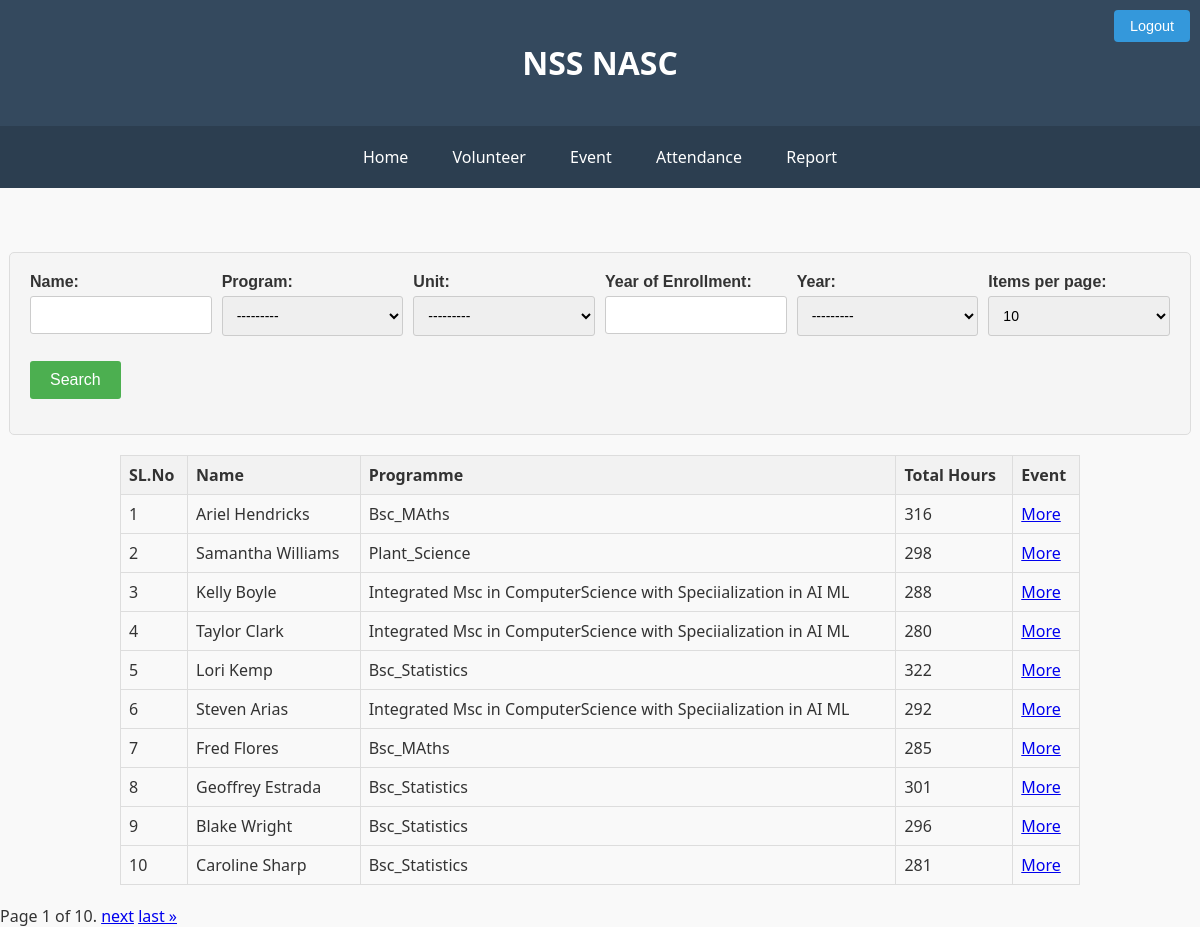
Page /att2 (signed in) on the committed database.
### nss/models.py (models this page shows, shortened)
class volunteer(models.Model):
    volunteer_id=models.AutoField(primary_key=True)
    name=models.CharField(max_length=25)
    status=models.CharField(default='active',max_length=20)
    guard_name=models.CharField(max_length=25)
    guard_mob_no=models.IntegerField()
    sex_choices=[
        ('male','Male'),('female','Female')
    ]
    sex=models.CharField(max_length=15,choices=sex_choices)
    dob=models.DateField()
    year_choices=[
        ('1','1'),('2','2'),('3','3')
    ]
    year=models.IntegerField(choices=year_choices)
    community_choices=[
        ('st','ST'),('sc','SC'),('general','General'),('obc','OBC')
    ]
    community=models.CharField(max_length=15,choices=community_choices)
    address=models.TextField()
    blood_group_choices=[
        ('a+','A+'),('a-','A-'),('b+','B+'),('b-','B-'),('o+','O+'),('o-','O-'),('ab+','AB+'),('ab-','AB-')
    ]
    blood_group=models.CharField(max_length=15,choices=blood_group_choices)
    height=models.IntegerField()
    unit_choices=[
        ('1','1'),('2','2'),('3','3')
    ]
    unit=models.IntegerField(choices=unit_choices)
    weight=models.IntegerField()
    mobile_no=models.IntegerField()
    Email_id=models.EmailField()
    year_of_enrollment=models.IntegerField()
    cultural_talents=models.TextField()
    hobbies=models.TextField()
    roll_no=models.IntegerField(unique=False,null=True)
    image=models.ImageField(upload_to='volunteers',default="")
    program=models.ForeignKey(Programme,on_delete=models.CASCADE)
    def total_hours(self):
        return self.attendances.aggregate(Sum('no_of_hours'))['no_of_hours__sum'] or 0

class Programme(models.Model):
    programme_id=models.IntegerField(primary_key=True)
    dept=models.ForeignKey(Department,on_delete=models.CASCADE)
    program_name=models.CharField(max_length=65)
    no_of_sems=models.IntegerField()
    grad_level=models.CharField(max_length=10)
    def __str__(self):
        return f"{self.program_name}"

### nss/views.py (the view)
# urls.py: path('att2',views.view_attendance2,name='view_attendance2'),
@login_required()
def view_attendance2(request):
    volunteer_list = volunteer.objects.all()
    volunteer_filter = VolunteerFilter2(request.GET, queryset=volunteer_list)
    items_per_page = request.GET.get('items_per_page', 10)
    try:
        items_per_page = int(items_per_page)
    except ValueError:
        items_per_page = 10
    paginator = Paginator(volunteer_filter.qs, items_per_page)
    page_number = request.GET.get('page')
    page_obj = paginator.get_page(page_number)
    return render(request, 'nss/full_attendance.html', {'filter': volunteer_filter, 'page_obj': page_obj, 'items_per_page': items_per_page})

### nss/context_processors.py (called while the page is built)
def group_processor(request):
    if request.user.is_authenticated:
        is_po_group = request.user.groups.filter(name='po').exists()
        is_vs_group = request.user.groups.filter(name='vs').exists()  # Adjust as needed
    else:
        is_po_group = False
        is_vs_group = False
    return {
        'is_po_group': is_po_group,
        'is_vs_group': is_vs_group,
    }

### nss/templates/nss/full_attendance.html (shortened to what this page needs)
{% extends 'nss/base.html' %}
{% load static %}
{% block content %}
<head>
    <link rel="stylesheet" href="{% static 'css/full_attendance.css' %}">
</head>
<div class="table-container">
    <form method="get" class="custom-form">
        <div class="form-row">
            <div class="form-field">
                <label for="id_name">Name:</label>
                {{ filter.form.name }}
            </div>
            <div class="form-field">
                <label for="id_program">Program:</label>
                {{ filter.form.program }}
            </div>
            <div class="form-field">
                <label for="id_unit">Unit:</label>
                {{ filter.form.unit }}
            </div>
            <div class="form-field">
                <label for="id_yearofenrollment">Year of Enrollment:</label>
                {{ filter.form.year_of_enrollment }}
            </div>
            <div class="form-field">
                <label for="id_community">Year:</label>
                {{ filter.form.year }}
            </div>
            <div class="form-field">
                <label for="items_per_page">Items per page:</label>
                <select name="items_per_page" id="items_per_page">
                    <option value="10" {% if request.GET.items_per_page == "10" %}selected{% endif %}>10</option>
                </select>
            </div>
        </div>
        <div class="form-row">
            <input type="submit" value="Search">
        </div>
    </form>
<table border="1px" id="volunteer-table">
    <tr>
        <th>SL.No</th>
        <th>Name</th>
        <th>Programme</th>
        <th>Total Hours</th>
        <th>Event</th>
    </tr>
    {% for volunteer in page_obj %}
    <tr>
        <td>{{ page_obj.start_index|add:forloop.counter0 }}</td>
        <td>{{ volunteer.name }}</td>
        <td>{{ volunteer.program }}</td>
        <td>{{ volunteer.total_hours }}</td>
        <td><a href="{% url 'more_attendance' volunteer.volunteer_id %}">More</a></td>
    </tr>
    {% endfor %}
</table>
<div class="pagination">
    <span class="step-links">
        <span class="current">
            Page {{ page_obj.number }} of {{ page_obj.paginator.num_pages }}.
        </span>
        {% if page_obj.has_next %}
            <a href="?{% if filter.form.data %}{{ filter.form.data.urlencode }}&{% endif %}page={{ page_obj.next_page_number }}{% if request.GET.items_per_page %}&items_per_page={{ request.GET.items_per_page }}{% endif %}">next</a>
            <a href="?page={{ page_obj.paginator.num_pages }}">last &raquo;</a>
        {% endif %}
    </span>
</div>
</div>
{% endblock %}

### static/css/base.css (style rules this page uses)
body { background-color: #f9f9f9; color: #333; font-family: 'Segoe UI', Tahoma, Geneva, Verdana, sans-serif; margin: 0; padding: 0; }

### static/css/full_attendance.css (style rules this page uses)
table { width: 80%; border-collapse: collapse; margin: 20px auto; }
th, td { border: 1px solid #dddddd; padding: 8px; text-align: left; }
th { background-color: #f2f2f2; }
tr:nth-child(even) { background-color: #f9f9f9; }
.custom-form { max-width: 95%; margin: 20px auto; padding: 20px; background-color: #f5f5f5; border: 1px solid #ddd; border-radius: 5px; font-family: Arial, sans-serif; display: flex; flex-wrap: wrap; justify-content: space-between; }
.form-row { width: 100%; display: flex; flex-wrap: wrap; justify-content: space-between; margin-bottom: 15px; }
.form-field { flex: 1; margin-right: 10px; }
.form-field:last-child { margin-right: 0; }
.custom-form label { display: block; font-weight: bold; margin-bottom: 5px; }
.custom-form select, .custom-form input[type="text"], .custom-form input[type="number"], .custom-form input[type="email"] { width: 100%; padding: 10px; font-size: 14px; border: 1px solid #ccc; border-radius: 3px; box-sizing: border-box; }
.custom-form input[type="submit"] { background-color: #4CAF50; color: white; padding: 10px 20px; border: none; cursor: pointer; border-radius: 3px; font-size: 16px; margin-top: 10px; }

### rows in the picture
volunteer: start_index|add "1", name "Ariel Hendricks", program "Bsc_MAths", total_hours "316"
volunteer: start_index|add "2", name "Samantha Williams", program "Plant_Science", total_hours "298"
volunteer: start_index|add "3", name "Kelly Boyle", program "Integrated Msc in ComputerScience with Speciialization in AI ML", total_hours "288"
volunteer: start_index|add "4", name "Taylor Clark", program "Integrated Msc in ComputerScience with Speciialization in AI ML", total_hours "280"
volunteer: start_index|add "5", name "Lori Kemp", program "Bsc_Statistics", total_hours "322"
volunteer: start_index|add "6", name "Steven Arias", program "Integrated Msc in ComputerScience with Speciialization in AI ML", total_hours "292"
volunteer: start_index|add "7", name "Fred Flores", program "Bsc_MAths", total_hours "285"
volunteer: start_index|add "8", name "Geoffrey Estrada", program "Bsc_Statistics", total_hours "301"
volunteer: start_index|add "9", name "Blake Wright", program "Bsc_Statistics", total_hours "296"
volunteer: start_index|add "10", name "Caroline Sharp", program "Bsc_Statistics", total_hours "281"

### other values in the picture
{{ page_obj.number }} "1"
{{ page_obj.paginator.num_pages }} "10"
